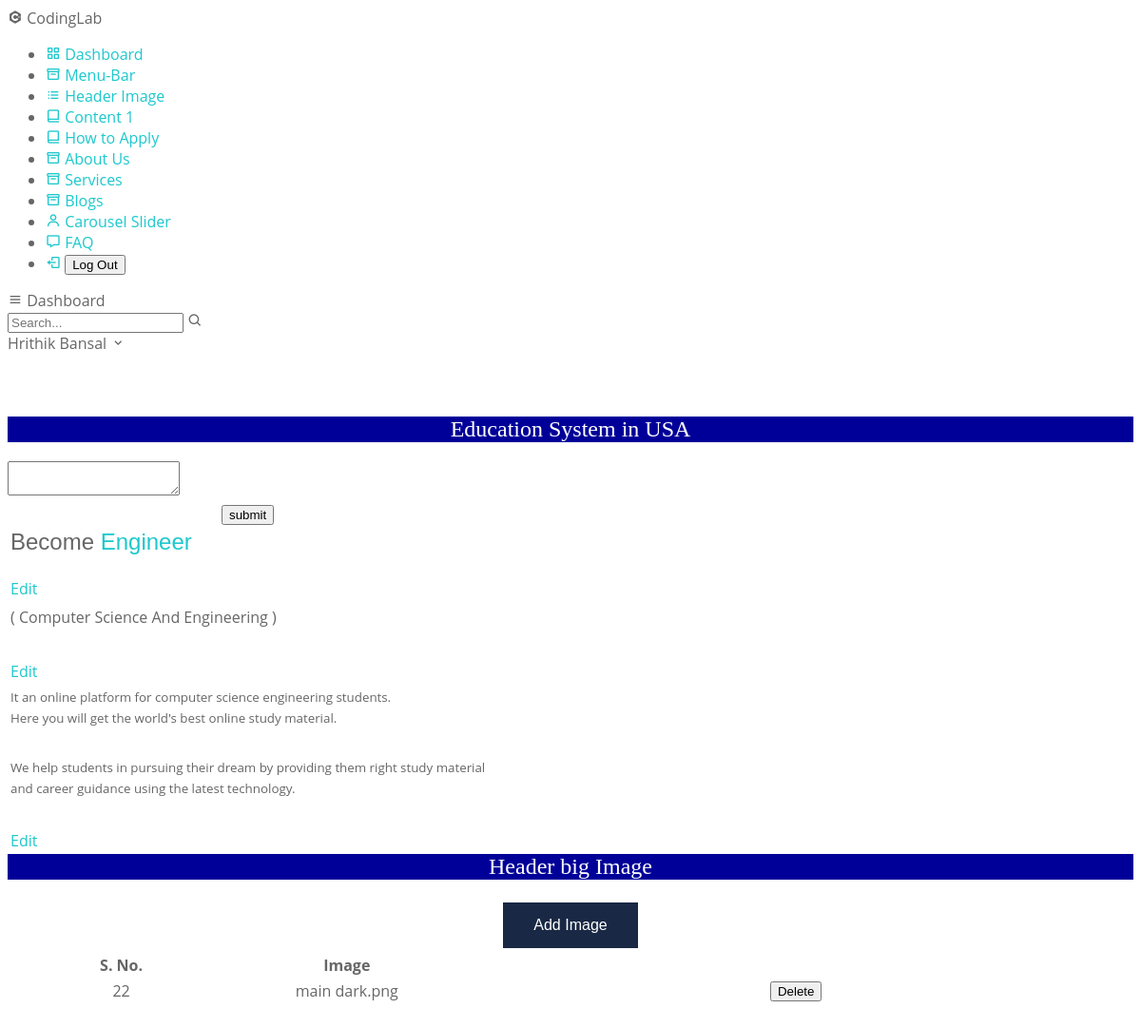
The page /admin/headerimg.php (signed in) on the database its author committed.
### tables this page shows
CREATE TABLE `headerpara` (
  `id` int(11) NOT NULL,
  `content` text NOT NULL
);

CREATE TABLE `aboutimg` (
  `id` int(11) NOT NULL,
  `image` varchar(255) NOT NULL
);

### admin/headerimg.php (the view, shortened to what this page needs)
<?php
include '../include/connect.php';
?>
<!DOCTYPE html>
<html lang="en" dir="ltr">
  <head>
    <link rel="stylesheet" href="../style.css">
    <link href='https://unpkg.com/boxicons@2.0.7/css/boxicons.min.css' rel='stylesheet'>
   </head>
<body>
    <?php include '../include/side.php'; ?>
<br><br><br>
<h2 align="center" style="color: white; background-color:  #000099; font-family:Comic sans MS;" >Education System in USA</h2>
<div class="container">
<form method="post">
<table>
<textarea name="content2">
</textarea>
</div>
<tr>
  <td colspan="2" align="center"><input type="submit" name="submit" value="submit"></td>
</tr>
<?php
$records = mysqli_query($db,"select * from headerpara");
while($data = mysqli_fetch_array($records))
{
?>
  <tr>
    <td><?php echo $data['content']; ?></td>
  </tr>
<td>
  <a href="../admin/editheaderpara.php?id=<?php echo $data['id']; ?>">Edit</a></td>
<?php
}
?>
<h2 align="center" style="color: white; background-color:  #000099; font-family:Comic sans MS;" >Header big Image</h2>
<table style="width:100%" >
<tr>
    <th width="20%"> S. No.</th>
    <th width="20%"> Image</th>
    <div align="center">
    <a href="../admin/upload3.php">
      <input type="button" class="button" value="Add Image">
   </a>
 </div>
</tr>
<?php
$lj = "SELECT * FROM `aboutimg`";
$records = $db->query($lj);
while($username = $records->fetch_array())
{
?>
    <tr align="center">
    <td><?php echo $username['id']; ?></td>
    <td><?php echo $username['image']; ?></td>
    <td>
      <form action="#" method="POST">
      <button type="submit" name="faculty_delete_btn" class="btn btn-danger">Delete</button>
    </form>
    </td>
  <?php
    }
  ?>
  </table>
<br><br><br><br><br>
</body>
</html>

### assets/css/style.css (style rules this page uses)
body { background: #fff; color: #666666; font-family: "Open Sans", sans-serif; overflow-x: hidden; }
a { color: #1dc8cd; text-decoration: none; transition: 0.5s; }
p { padding: 0; margin: 0 0 30px 0; }
h1, h2, h3, h4, h5, h6 { font-family: "Montserrat", sans-serif; font-weight: 400; margin: 0 0 20px 0; padding: 0; }

### admin/headerimg.php (style rules this page uses)
.button { background-color: #192844; border: none; color: white; padding: 15px 32px; text-align: center; text-decoration: none; display: inline-block; font-size: 16px; margin: 4px 2px; cursor: pointer; }

### rows shown on the page
headerpara: content "Become Engineer"
headerpara: content "( Computer Science And Engineering )"
headerpara: content "It an online platform for computer science engineering students. Here you will get the world's best online study material. We help students in pursuing their dream by providing them right study material and career guidance using the latest technology."
aboutimg: id "22", image "main dark.png"
